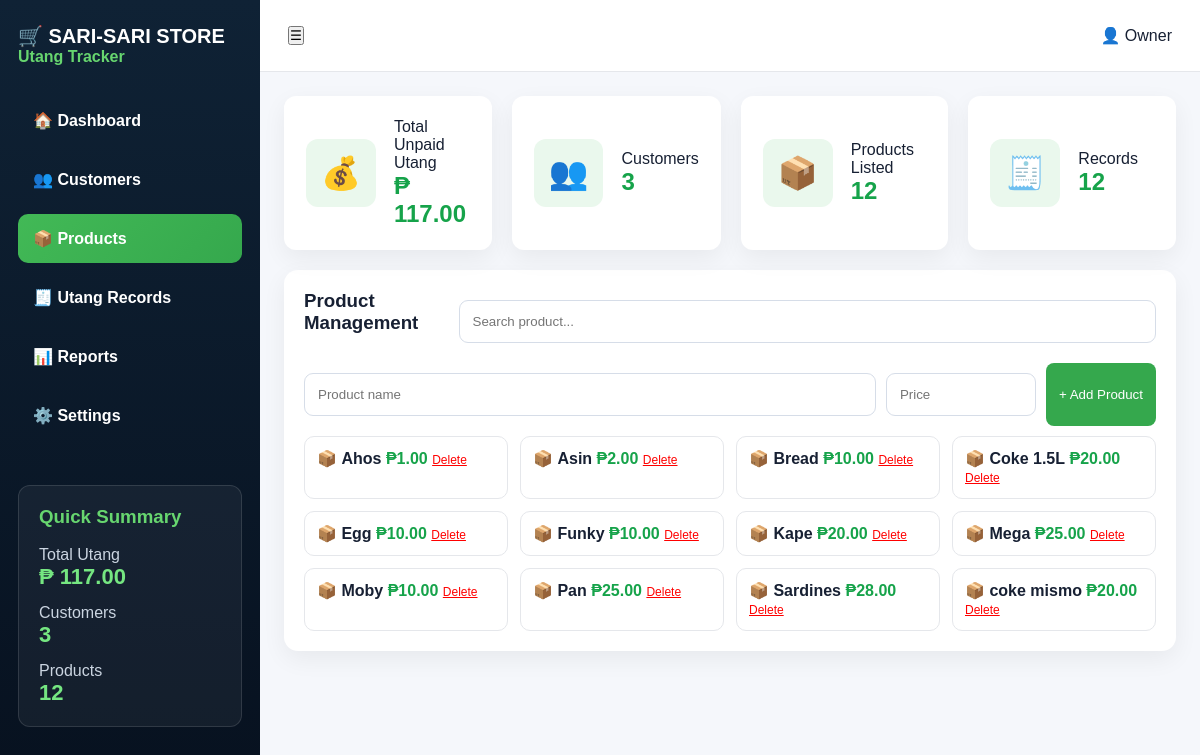
Page /products on the committed database.
### tables this page shows
CREATE TABLE products (
        id INTEGER PRIMARY KEY AUTOINCREMENT,
        name TEXT NOT NULL,
        price REAL NOT NULL
    );

### app.py (the view)
@app.route("/products")
def products_page():
    return render_template("index.html", **get_common_data("products"))

### app.py (called while the page is built)
def get_db():
    return sqlite3.connect("database.db")

def get_customers(cursor):
    cursor.execute("""
        SELECT customers.id, customers.name,
        COALESCE(SUM(
            CASE WHEN utang.status='UNPAID' THEN utang.total ELSE 0 END
        ), 0)
        FROM customers
        LEFT JOIN utang ON customers.id = utang.customer_id
        GROUP BY customers.id, customers.name
        ORDER BY customers.id DESC
    """)
    return cursor.fetchall()

### templates/index.html (shortened to what this page needs)
<!DOCTYPE html>
<html lang="en">
<head>
  <link rel="stylesheet" href="{{ url_for('static', filename='style.css') }}">
</head>
<body>
<div class="app">
  <aside class="sidebar">
    <h2>🛒 SARI-SARI STORE</h2>
    <p>Utang Tracker</p>
    <nav>
      <a href="/" class="{% if page == 'dashboard' %}active{% endif %}">🏠 Dashboard</a>
      <a href="/customers" class="{% if page == 'customers' %}active{% endif %}">👥 Customers</a>
      <a href="/products" class="{% if page == 'products' %}active{% endif %}">📦 Products</a>
      <a href="/records" class="{% if page == 'records' %}active{% endif %}">🧾 Utang Records</a>
      <a href="/reports" class="{% if page == 'reports' %}active{% endif %}">📊 Reports</a>
      <a href="/settings" class="{% if page == 'settings' %}active{% endif %}">⚙️ Settings</a>
    </nav>
    <div class="summary">
      <h3>Quick Summary</h3>
      <p>Total Utang</p>
      <strong>₱ {{ "%.2f"|format(total_utang) }}</strong>
      <p>Customers</p>
      <strong>{{ customers|length }}</strong>
      <p>Products</p>
      <strong>{{ products|length }}</strong>
    </div>
  </aside>
  <main class="main">
    <header class="topbar">
      <button>☰</button>
      <div>👤 Owner</div>
    </header>
    <section class="cards">
      <div class="stat">
        <span>💰</span>
        <div>
          <p>Total Unpaid Utang</p>
          <h2>₱ {{ "%.2f"|format(total_utang) }}</h2>
        </div>
      </div>
      <div class="stat">
        <span>👥</span>
        <div>
          <p>Customers</p>
          <h2>{{ customers|length }}</h2>
        </div>
      </div>
      <div class="stat">
        <span>📦</span>
        <div>
          <p>Products Listed</p>
          <h2>{{ products|length }}</h2>
        </div>
      </div>
      <div class="stat">
        <span>🧾</span>
        <div>
          <p>Records</p>
          <h2>{{ all_records|length }}</h2>
        </div>
      </div>
    </section>
    {% if page == "products" %}
    <section class="products">
      <div class="products-head">
        <h3>Product Management</h3>
        <input type="text" id="productSearch" placeholder="Search product...">
      </div>
      <form action="/add-product" method="POST" class="product-form">
        <input type="text" name="name" placeholder="Product name" required>
        <input type="number" name="price" placeholder="Price" step="0.01" required>
        <button class="green-btn" type="submit">+ Add Product</button>
      </form>
      <div class="product-list">
        {% for product in products %}
          <div class="product product-item">
            📦 <b>{{ product[1] }}</b>
            <span>₱{{ "%.2f"|format(product[2]) }}</span>
            <a href="/delete-product/{{ product[0] }}"
               onclick="return confirm('Delete this product?')"
               class="delete-product">
              Delete
            </a>
          </div>
        {% endfor %}
      </div>
    </section>
    {% endif %}
  </main>
</div>
</body>
</html>

### static/style.css (style rules this page uses)
* { margin: 0; padding: 0; box-sizing: border-box; font-family: Arial, sans-serif; }
body { background: #f5f7fb; color: #172033; }
.app { display: grid; grid-template-columns: 260px 1fr; min-height: 100vh; }
.sidebar { background: linear-gradient(180deg, #0f2235, #07111f); color: white; padding: 24px 18px; }
.sidebar h2 { font-size: 20px; }
.sidebar > p { color: #67d66f; margin-bottom: 30px; font-weight: bold; }
.sidebar nav { display: grid; gap: 10px; }
.sidebar nav a { padding: 15px; border-radius: 10px; color: #dce7f3; font-weight: bold; }
.sidebar nav a.active, .sidebar nav a:hover { background: linear-gradient(135deg, #42b956, #35a84d); color: white; }
.summary { margin-top: 45px; padding: 20px; border: 1px solid rgba(255,255,255,0.12); border-radius: 12px; background: rgba(255,255,255,0.05); }
.summary h3 { color: #67d66f; margin-bottom: 18px; }
.summary p { color: #cbd5e1; margin-top: 14px; }
.summary strong { color: #75e681; font-size: 22px; }
.main { padding: 0 24px 24px; }
.topbar { height: 72px; background: white; margin: 0 -24px 24px; padding: 0 28px; display: flex; align-items: center; justify-content: space-between; border-bottom: 1px solid #e5e7eb; }
.cards { display: grid; grid-template-columns: repeat(4, 1fr); gap: 20px; margin-bottom: 20px; }
.stat { background: white; padding: 22px; border-radius: 12px; display: flex; gap: 18px; align-items: center; box-shadow: 0 8px 25px rgba(0,0,0,0.06); }
.stat span { font-size: 32px; background: #eaf8ed; padding: 15px; border-radius: 12px; }
.stat h2 { color: #16a34a; }
.customer-panel, .details, .form-card, .products { background: white; border-radius: 14px; padding: 20px; box-shadow: 0 8px 25px rgba(0,0,0,0.06); }
input, select { width: 100%; padding: 13px; border: 1px solid #d6dde8; border-radius: 9px; margin: 10px 0; }
.green-btn { background: #35a84d; color: white; border: none; padding: 13px; border-radius: 8px; cursor: pointer; }
.products-head { display: flex; justify-content: space-between; }
.product-list { display: grid; grid-template-columns: repeat(4, 1fr); gap: 12px; }
.product { border: 1px solid #e5e7eb; padding: 12px; border-radius: 10px; }
.product span { color: #16a34a; font-weight: bold; }
.product-form { display: grid; grid-template-columns: 1fr 150px auto; gap: 10px; margin: 10px 0; }
.delete-product { color: red; font-size: 12px; }
.sidebar nav a { text-decoration: none; color: white; }

### rows in the picture
products: name "Ahos", price "1.00"
products: name "Asin", price "2.00"
products: name "Bread", price "10.00"
products: name "Coke 1.5L", price "20.00"
products: name "Egg", price "10.00"
products: name "Funky", price "10.00"
products: name "Kape", price "20.00"
products: name "Mega", price "25.00"
products: name "Moby", price "10.00"
products: name "Pan", price "25.00"
products: name "Sardines", price "28.00"
products: name "coke mismo", price "20.00"

### other values in the picture
{{ "%.2f"|format(total_utang) }} "117.00"
{{ customers|length }} "3"
{{ products|length }} "12"
{{ all_records|length }} "12"
